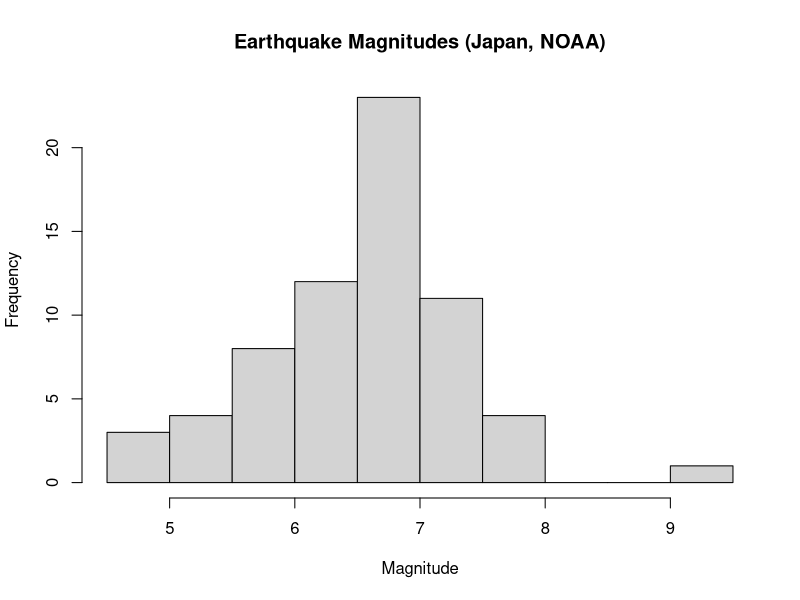
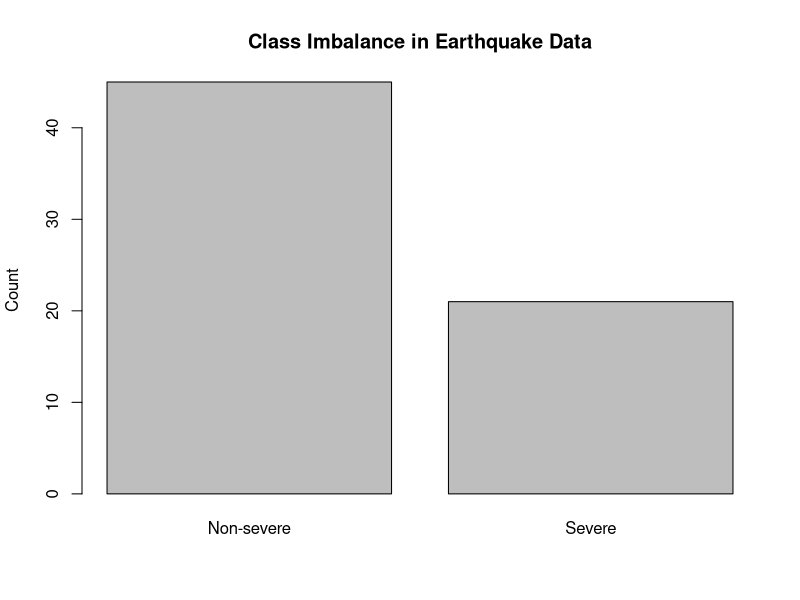
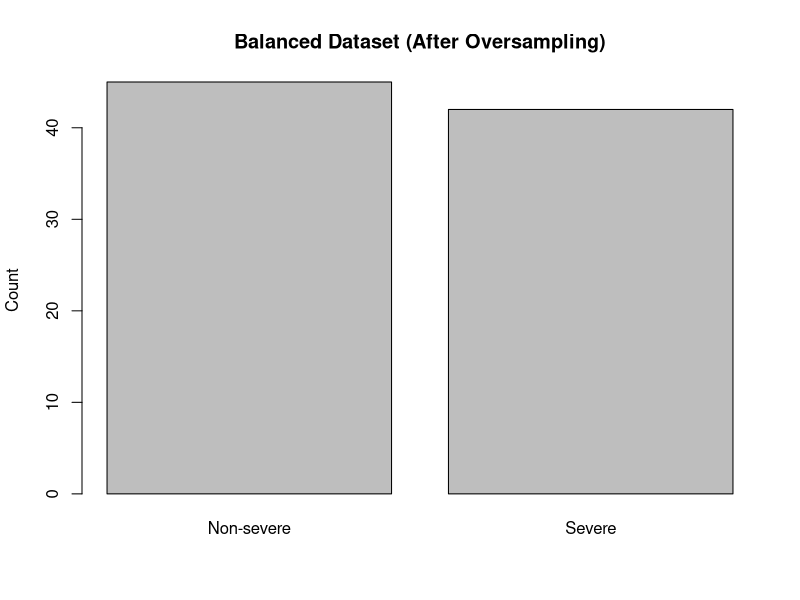
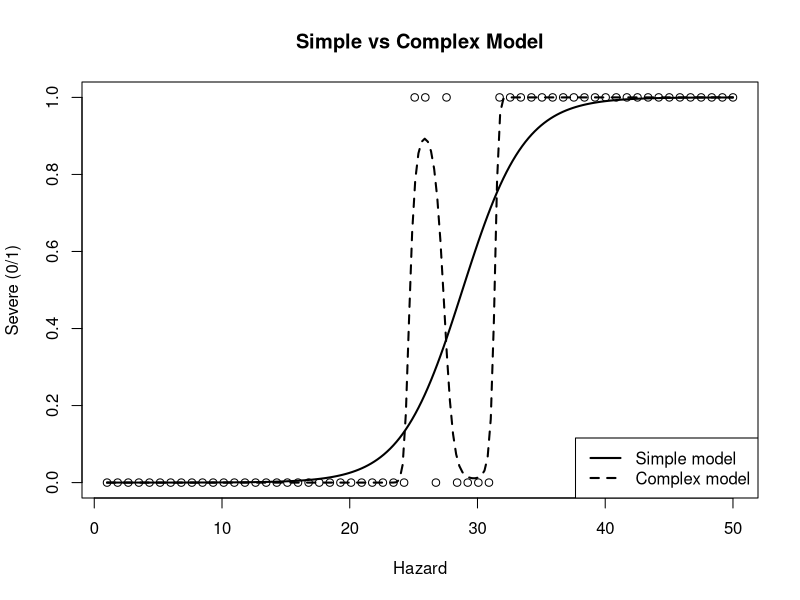
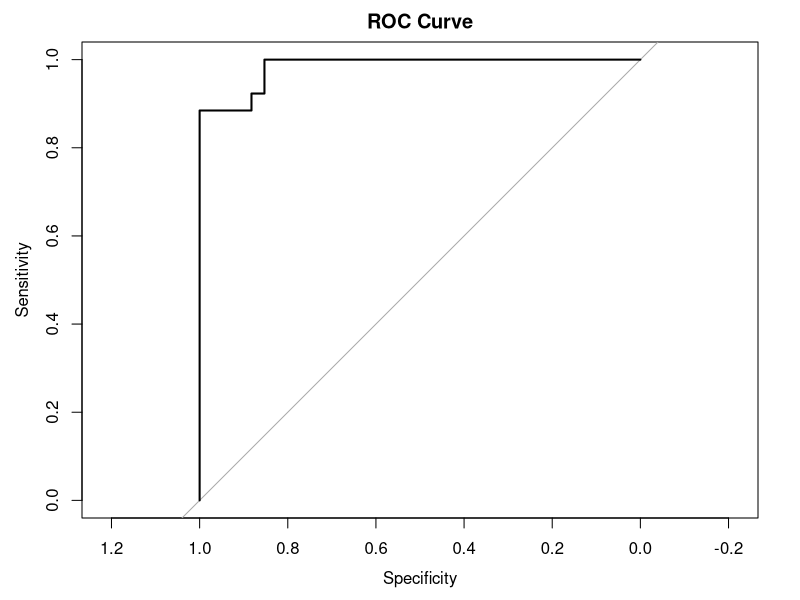
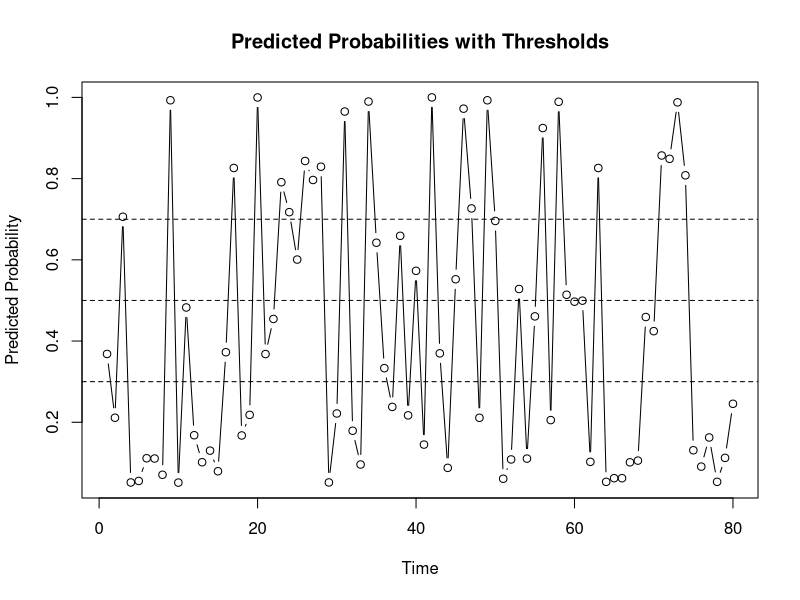
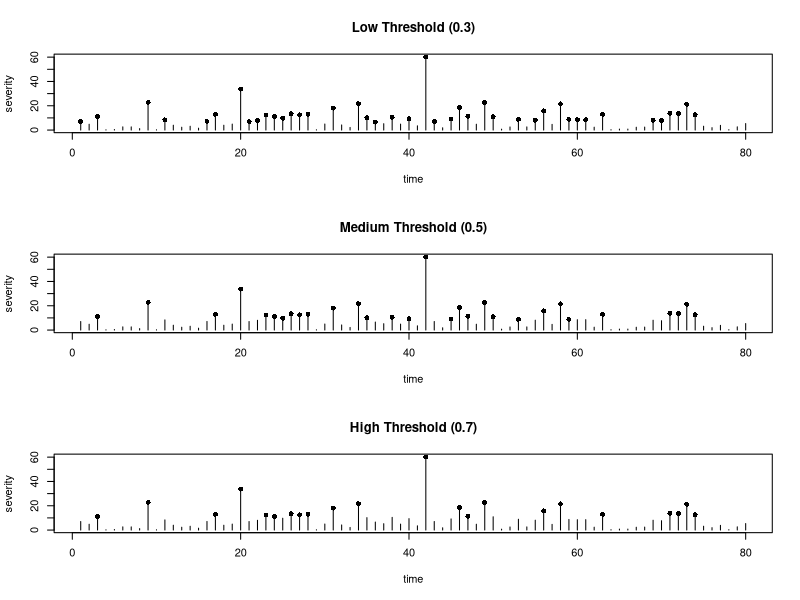
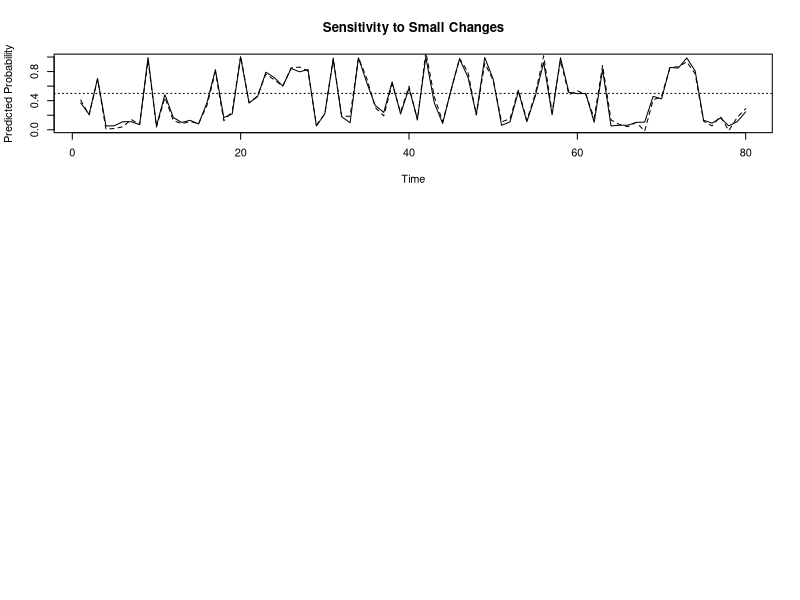

Source code (R) for these figures, in order:
## ---- chunk 1
# Example dataset
data <- data.frame(
  rainfall = c(10, 12, NA, 15, NA),
  wind_speed = c(5, NA, 7, 8, 9),
  region = c("urban", "rural", "rural", "urban", "rural")
)

data
## ---- chunk 2
colSums(is.na(data))
## ---- chunk 3
is.na(data)
## ---- chunk 4
data$rainfall_imputed <- data$rainfall
data$rainfall_imputed[is.na(data$rainfall_imputed)] <- mean(data$rainfall, na.rm = TRUE)
data
## ---- chunk 5
na.omit(data)
## ---- chunk 6
data$rainfall_missing <- ifelse(is.na(data$rainfall), 1, 0)
## ---- chunk 7
#Load data
earthquake <- read.csv("Japan_earthquake_2005-2025.csv")

#Select just year, location and magnitude of the earthquake
earthquake <- earthquake[,c("Year", "Location.Name", "Mag")]

#Remove missing value
earthquake <- na.omit(earthquake)

#Visualize the distibution
hist(earthquake$Mag,
     main = "Earthquake Magnitudes (Japan, NOAA)",
     xlab = "Magnitude")
## ---- chunk 8
# Create a binary outcome: severe earthquake (Mag >= 7)
earthquake$severe <- ifelse(earthquake$Mag >= 7, 1, 0)

# Visualize imbalance
barplot(table(earthquake$severe),
        names.arg = c("Non-severe", "Severe"),
        main = "Class Imbalance in Earthquake Data",
        ylab = "Count")
## ---- chunk 9
weights <- ifelse(earthquake$severe == 1, 2, 1)

model_weighted <- glm(severe ~ Mag + Year,
                      data = earthquake,
                      family = "binomial",
                      weights = weights)
## ---- chunk 10
# Oversample severe cases
severe_cases <- earthquake[earthquake$severe == 1, ]
balanced_data <- rbind(earthquake, severe_cases)

barplot(table(balanced_data$severe),
        names.arg = c("Non-severe", "Severe"),
        main = "Balanced Dataset (After Oversampling)",
        ylab = "Count")
## ---- chunk 11
# Load raw data
earthquake_raw <- read.csv("Japan_earthquake_2005-2025.csv")

# Create a cleaned dataset with necessary variable for analysis
earthquake_clean <- earthquake_raw[, c("Year", "Latitude", "Longitude", "Mag", "Focal.Depth..km.")]

# Rename variables for clarity
names(earthquake_clean) <- c("year", "lat", "lon", "magnitude", "depth_km")

# Remove missing values
earthquake_clean <- na.omit(earthquake_clean)

head(earthquake_clean)
## ---- chunk 12
summary(earthquake_clean$depth_km)
## ---- chunk 13
# Example: convert meters to kilometers if needed
earthquake_clean$depth_km <- ifelse(earthquake_clean$depth_km > 1000,
                                    earthquake_clean$depth_km / 1000,
                                    earthquake_clean$depth_km)
## ---- chunk 14
earthquake <- read.csv("Japan_earthquake_2005-2025.csv")

# Select variables
earthquake <- earthquake[, c("Year", "Mag", "Focal.Depth..km.")]

# Create outcome variable
earthquake$severe <- ifelse(earthquake$Mag >= 7, 1, 0)

# Remove missing values
earthquake <- na.omit(earthquake)

head(earthquake)
## ---- chunk 15
set.seed(1)

hazard <- seq(1, 50, length.out = 60)
severe <- ifelse(hazard + rnorm(60, 0, 8) > 28, 1, 0)

data_sim <- data.frame(hazard, severe)
## ---- chunk 16
model_simple <- glm(severe ~ hazard,
                    data = data_sim,
                    family = "binomial")
## ---- chunk 17
model_complex <- glm(severe ~ poly(hazard, 3),
                     data = data_sim,
                     family = "binomial")
## ---- chunk 18
x <- seq(min(hazard), max(hazard), length.out = 200)

p1 <- predict(model_simple, newdata = data.frame(hazard = x), type = "response")
p2 <- predict(model_complex, newdata = data.frame(hazard = x), type = "response")

plot(hazard, severe,
     xlab = "Hazard",
     ylab = "Severe (0/1)",
     main = "Simple vs Complex Model")

lines(x, p1, lwd = 2)
lines(x, p2, lwd = 2, lty = 2)

legend("bottomright",
       legend = c("Simple model", "Complex model"),
       lty = c(1, 2),
       lwd = 2)
## ---- chunk 19
#Make prediction
pred_probs <- predict(model_simple, type = "response")
## ---- chunk 20
#Choose a temporary threshold of 0.5
pred_class <- ifelse(pred_probs > 0.5, 1, 0)
## ---- chunk 21
#Confusion matrix
library(knitr)

cm <- table(Predicted = pred_class, Actual = data_sim$severe)

kable(cm, col.names = c("Actual: No", "Actual : Yes"), caption = "Confusion Matrix")
## ---- chunk 22
library(pROC)

roc_obj <- roc(data_sim$severe, pred_probs)
plot(roc_obj, main = "ROC Curve")
auc(roc_obj)
## ---- chunk 23
set.seed(123)

n <- 80
time <- 1:n

# Simulate hazard severity (many small, few large events)
severity <- rexp(n, rate = 0.12)

# True severe events
severe_event <- ifelse(severity > 10, 1, 0)

# Predicted probabilities
pred_probs <- plogis(-3 + 0.35 * severity)

data_thresh <- data.frame(time, severity, severe_event, pred_probs)

# Apply thresholds
data_thresh$low  <- ifelse(pred_probs >= 0.3, 1, 0)
data_thresh$med  <- ifelse(pred_probs >= 0.5, 1, 0)
data_thresh$high <- ifelse(pred_probs >= 0.7, 1, 0)
## ---- chunk 24
plot(data_thresh$time, data_thresh$pred_probs, type = "b",
     xlab = "Time", ylab = "Predicted Probability",
     main = "Predicted Probabilities with Thresholds")

abline(h = 0.3, lty = 2)
abline(h = 0.5, lty = 2)
abline(h = 0.7, lty = 2)
## ---- chunk 25
par(mfrow = c(3,1))

plot(time, severity, type = "h", main = "Low Threshold (0.3)")
points(time[data_thresh$low == 1], severity[data_thresh$low == 1], pch = 16)

plot(time, severity, type = "h", main = "Medium Threshold (0.5)")
points(time[data_thresh$med == 1], severity[data_thresh$med == 1], pch = 16)

plot(time, severity, type = "h", main = "High Threshold (0.7)")
points(time[data_thresh$high == 1], severity[data_thresh$high == 1], pch = 16)
## ---- chunk 26
# Add small noise to predictions
pred_perturbed <- pred_probs + rnorm(length(pred_probs), 0, 0.05)

# Apply threshold
act_original  <- ifelse(pred_probs >= 0.5, 1, 0)
act_perturbed <- ifelse(pred_perturbed >= 0.5, 1, 0)
## ---- chunk 27
plot(pred_probs, type = "l",
     ylim = c(0,1),
     ylab = "Predicted Probability",
     xlab = "Time",
     main = "Sensitivity to Small Changes")

lines(pred_perturbed, lty = 2)
abline(h = 0.5, lty = 3)
